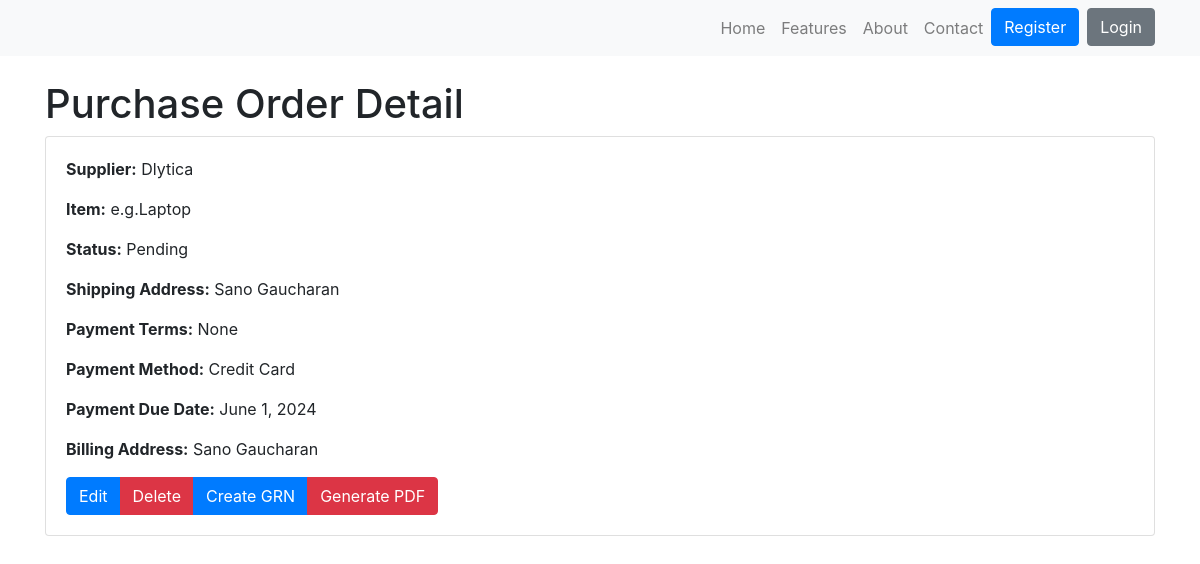
The page /purchase_orders/11/ on the database its author committed.
### p2p_app/models.py (models this page shows, shortened)
class PurchaseOrder(models.Model):
    supplier = models.ForeignKey(Supplier, on_delete=models.CASCADE)
    requisition = models.OneToOneField(Requisition, on_delete=models.CASCADE, related_name='purchase_order', blank=True, null=True)
    item = models.CharField(max_length=20, default='e.g.Laptop')
    amount = models.DecimalField(decimal_places=2, max_digits=10, default=1)
    status = models.CharField(max_length=20, choices=[('Pending', 'Pending'), ('Approved', 'Approved'), ('Completed', 'Completed')])
    created_at = models.DateTimeField(auto_now_add=True)
    updated_at = models.DateTimeField(auto_now=True)
    shipping_address = models.TextField(default='')
    payment_terms = models.CharField(max_length=50, null=True)
    payment_due_date = models.DateField()
    payment_method = models.CharField(max_length=50, default='e.g.Cash')
    billing_address = models.TextField(default='')

class Supplier(models.Model):
    name = models.CharField(max_length=100)
    contact_person = models.CharField(max_length=100)
    email = models.EmailField()
    phone_number = models.CharField(max_length=15)
    address = models.TextField()
    created_at = models.DateTimeField(auto_now_add=True)
    updated_at = models.DateTimeField(auto_now=True)

### p2p_app/views.py (the view)
# urls.py: path('purchase_orders/<int:pk>/', views.purchase_order_detail, name='purchase_order_detail'),
def purchase_order_detail(request, pk):
    purchase_order = get_object_or_404(PurchaseOrder, pk=pk)
    return render(request, 'purchase/purchase_order_detail.html', {'purchase_order': purchase_order})

### p2p_app/templates/purchase/purchase_order_detail.html (shortened to what this page needs)
{% load static %}
<!DOCTYPE html>
<html lang="en">
<head>
    <link rel="stylesheet" href="https://stackpath.bootstrapcdn.com/bootstrap/4.5.2/css/bootstrap.min.css">
</head>
<body>
    <div>{% include 'navbar.html' %}</div>
    <div class="container mt-4">
        <h1>Purchase Order Detail</h1>
        <div class="card">
            <div class="card-body">
                <p class="card-text"><strong>Supplier:</strong> {{ purchase_order.supplier.name }}</p>
                <p class="card-text"><strong>Item:</strong> {{ purchase_order.item }}</p>
                <p class="card-text"><strong>Status:</strong> {{ purchase_order.status }}</p>
                <p class="card-text"><strong>Shipping Address:</strong> {{ purchase_order.shipping_address }}</p>
                <p class="card-text"><strong>Payment Terms:</strong> {{ purchase_order.payment_terms }}</p>
                <p class="card-text"><strong>Payment Method:</strong> {{ purchase_order.payment_method }}</p>
                <p class="card-text"><strong>Payment Due Date:</strong> {{ purchase_order.payment_due_date }}</p>
                <p class="card-text"><strong>Billing Address:</strong> {{ purchase_order.billing_address }}</p>
                <div class="btn-group" role="group" aria-label="Purchase Order Actions">
                    <a href="{% url 'edit_purchase_order' purchase_order.pk %}" class="btn btn-primary">Edit</a>
                    <a href="{% url 'delete_purchase_order' purchase_order.pk %}" class="btn btn-danger">Delete</a>
                    <a href="{% url 'create_grn' purchase_order_id=purchase_order.id %}" class="btn btn-primary">Create GRN</a>
                    <a href="{% url 'generate_purchase_pdf' purchase_order_id=purchase_order.id %}" class="btn btn-danger">Generate PDF</a>
                </div>
            </div>
        </div>
    </div>
</body>
</html>

### rows shown on the page
PurchaseOrder: supplier.name "Dlytica", item "e.g.Laptop", status "Pending", shipping_address "Sano Gaucharan", payment_terms "None", payment_method "Credit Card", payment_due_date "June 1, 2024", billing_address "Sano Gaucharan"
